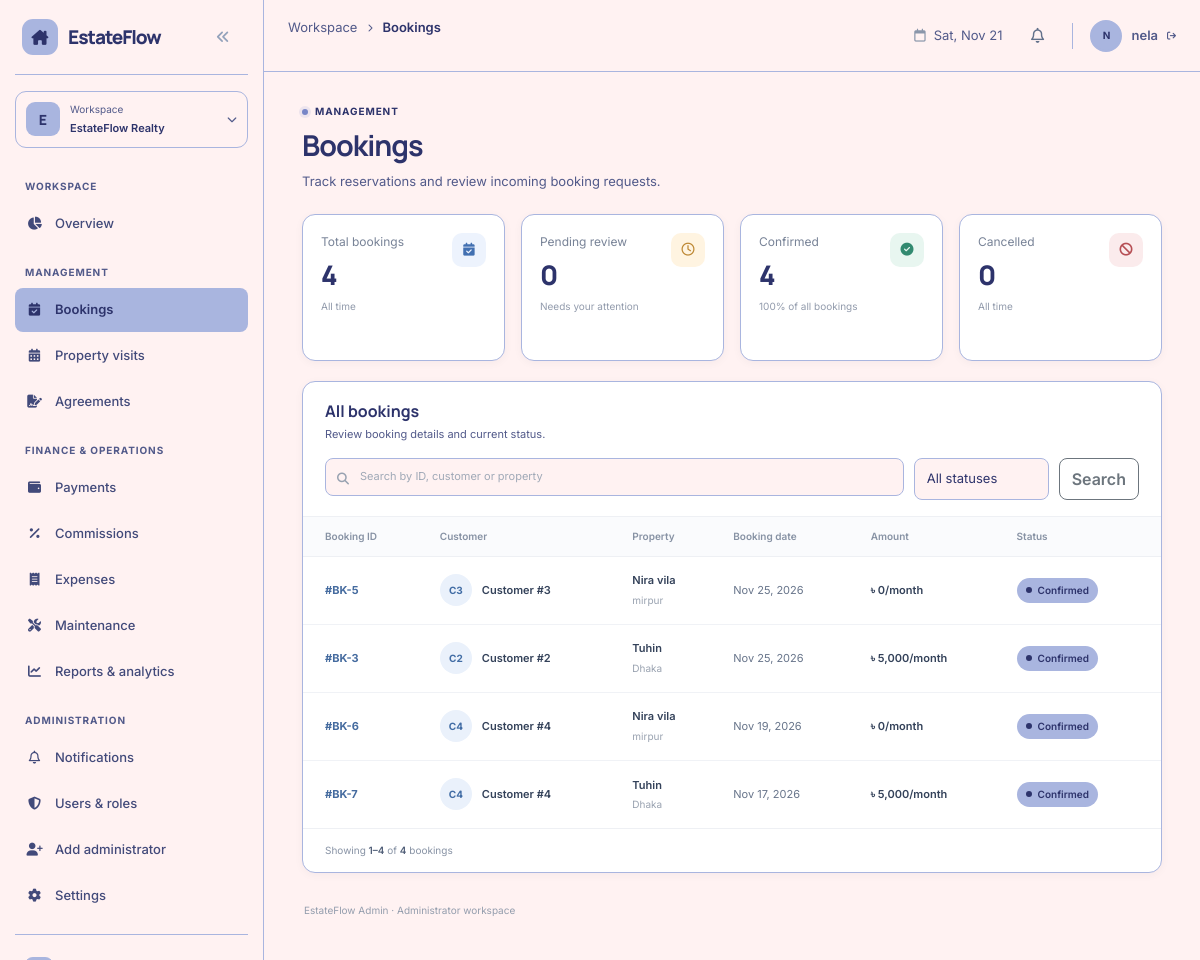
/backend/admin/bookings.php (signed in), run on the app's committed database.
### tables this page shows
CREATE TABLE `bookings` (
  `booking_id` bigint UNSIGNED NOT NULL,
  `property_id` bigint UNSIGNED NOT NULL,
  `customer_id` bigint UNSIGNED NOT NULL,
  `booking_date` datetime NOT NULL,
  `status` enum('pending','approved','cancelled') NOT NULL DEFAULT 'pending',
  `created_at` datetime NOT NULL DEFAULT CURRENT_TIMESTAMP
);

CREATE TABLE `properties` (
  `property_id` bigint UNSIGNED NOT NULL,
  `owner_id` bigint UNSIGNED NOT NULL,
  `title` varchar(100) NOT NULL,
  `property_type` enum('flat','land','commercial') NOT NULL,
  `address` varchar(255) NOT NULL,
  `area_sqft` decimal(10,2) DEFAULT NULL,
  `price` decimal(12,2) DEFAULT NULL,
  `monthly_rent` decimal(12,2) DEFAULT NULL,
  `flat_details` varchar(100) NOT NULL,
  `status` enum('available','sold','rented') NOT NULL DEFAULT 'available',
  `description` text,
  `created_at` datetime NOT NULL DEFAULT CURRENT_TIMESTAMP,
  `imagas` varchar(100) NOT NULL
);

### backend/admin/bookings.php (the view, shortened to what this page needs)
<?php
include_once __DIR__ . '/dbconfig.php';
$search       = trim($_GET['q'] ?? '');
$page         = max(1, (int)($_GET['page'] ?? 1));
$perPage      = 10;
$stats = ['total' => 0, 'pending' => 0, 'approved' => 0, 'cancelled' => 0];
$r = $conn->query("SELECT status, COUNT(*) AS c FROM bookings GROUP BY status");
while ($row = $r->fetch_assoc()) {
  $stats[$row['status']] = (int)$row['c'];
  $stats['total']       += (int)$row['c'];
}
$approvedPct = $stats['total'] > 0 ? round($stats['approved'] / $stats['total'] * 100) : 0;
$where  = [];
$params = [];
$types  = '';
$whereSql = $where ? ' WHERE ' . implode(' AND ', $where) : '';
$countSql = "SELECT COUNT(*) FROM bookings b
             LEFT JOIN properties p ON p.property_id = b.property_id" . $whereSql;
$stmt = $conn->prepare($countSql);
$stmt->execute();
$filtered   = (int)$stmt->get_result()->fetch_row()[0];
$totalPages = max(1, (int)ceil($filtered / $perPage));
$page       = min($page, $totalPages);
$offset     = ($page - 1) * $perPage;
$sql = "SELECT b.booking_id, b.customer_id, b.booking_date, b.status,
               p.title, p.address, p.price, p.monthly_rent
        FROM bookings b
        LEFT JOIN properties p ON p.property_id = b.property_id"
     . $whereSql . "
        ORDER BY b.booking_date DESC
        LIMIT ? OFFSET ?";
$stmt = $conn->prepare($sql);
$params2 = array_merge($params, [$perPage, $offset]);
$stmt->bind_param($types . 'ii', ...$params2);
$stmt->execute();
$bookings = $stmt->get_result();
$from = $filtered > 0 ? $offset + 1 : 0;
$to   = min($offset + $perPage, $filtered);
function statusClass($s) {
  return $s === 'approved' ? 'status-confirmed' : ($s === 'cancelled' ? 'status-cancelled' : 'status-pending');
}
function statusLabel($s) {
  return $s === 'approved' ? 'Confirmed' : ucfirst($s);
}
?>
<!doctype html>
<html lang="en">
<head>
  <link href="https://cdnjs.cloudflare.com/ajax/libs/font-awesome/6.5.2/css/all.min.css" rel="stylesheet">
  <link href="https://cdn.jsdelivr.net/npm/bootstrap@5.3.3/dist/css/bootstrap.min.css" rel="stylesheet">
  <link rel="stylesheet" href="../shared/assets/css/global.css">
  <link rel="stylesheet" href="assets/css/admin/dashboard.css">
  <link rel="stylesheet" href="assets/css/admin/bookings.css">
  <link rel="stylesheet" href="../shared/assets/css/palette.css">
</head>
<body class="admin-dashboard">
  <div class="admin-layout" id="admin-layout">
    <?php include __DIR__ . '/../shared/partials/admin_leftber.php'; ?>
    <div class="main-shell">
      <?php include __DIR__ . '/../shared/partials/header.php'; ?>
      <main class="dashboard-main" id="main-content">
        <section class="page-heading bookings-heading" aria-labelledby="bookings-title">
          <div>
            <p class="page-eyebrow"><span class="live-dot"></span> Management</p>
            <h1 id="bookings-title">Bookings</h1>
            <p class="page-subtitle">Track reservations and review incoming booking requests.</p>
          </div>
        </section>
        <section class="row g-3 booking-stats" aria-label="Booking summary">
          <div class="col-12 col-sm-6 col-xl-3">
            <article class="booking-stat-card">
              <span class="booking-stat-icon booking-stat-icon-blue"><i class="fa-solid fa-calendar-check" aria-hidden="true"></i></span>
              <p>Total bookings</p>
              <strong><?= $stats['total'] ?></strong>
              <small>All time</small>
            </article>
          </div>
          <div class="col-12 col-sm-6 col-xl-3">
            <article class="booking-stat-card">
              <span class="booking-stat-icon booking-stat-icon-amber"><i class="fa-regular fa-clock" aria-hidden="true"></i></span>
              <p>Pending review</p>
              <strong><?= $stats['pending'] ?></strong>
              <small>Needs your attention</small>
            </article>
          </div>
          <div class="col-12 col-sm-6 col-xl-3">
            <article class="booking-stat-card">
              <span class="booking-stat-icon booking-stat-icon-green"><i class="fa-solid fa-circle-check" aria-hidden="true"></i></span>
              <p>Confirmed</p>
              <strong><?= $stats['approved'] ?></strong>
              <small><?= $approvedPct ?>% of all bookings</small>
            </article>
          </div>
          <div class="col-12 col-sm-6 col-xl-3">
            <article class="booking-stat-card">
              <span class="booking-stat-icon booking-stat-icon-red"><i class="fa-solid fa-ban" aria-hidden="true"></i></span>
              <p>Cancelled</p>
              <strong><?= $stats['cancelled'] ?></strong>
              <small>All time</small>
            </article>
          </div>
        </section>
        <section class="booking-panel" aria-labelledby="booking-list-title">
          <div class="booking-panel-heading">
            <div>
              <h2 id="booking-list-title">All bookings</h2>
              <p>Review booking details and current status.</p>
            </div>
          </div>
          <form class="booking-toolbar" method="get" action="">
            <label class="booking-search" for="booking-search">
              <i class="fa-solid fa-magnifying-glass" aria-hidden="true"></i>
              <input id="booking-search" name="q" class="form-control" type="search" placeholder="Search by ID, customer or property" value="<?= htmlspecialchars($search) ?>">
            </label>
            <select class="form-select booking-filter" id="booking-status" name="status" onchange="this.form.submit()">
              <option value="">All statuses</option>
            </select>
            <button class="btn btn-outline-secondary" type="submit">Search</button>
          </form>
          <div class="table-responsive">
            <table class="table booking-table align-middle mb-0">
              <thead>
                <tr>
                  <th scope="col">Booking ID</th>
                  <th scope="col">Customer</th>
                  <th scope="col">Property</th>
                  <th scope="col">Booking date</th>
                  <th scope="col">Amount</th>
                  <th scope="col">Status</th>
                </tr>
              </thead>
              <tbody>
                <?php if ($bookings->num_rows > 0): ?>
                  <?php while ($b = $bookings->fetch_assoc()): ?>
                    <tr>
                      <td><span class="booking-id">#BK-<?= (int)$b['booking_id'] ?></span></td>
                      <td>
                        <div class="guest-cell">
                          <span class="guest-avatar guest-avatar-blue">C<?= (int)$b['customer_id'] ?></span>
                          <span><strong>Customer #<?= (int)$b['customer_id'] ?></strong></span>
                        </div>
                      </td>
                      <td>
                        <strong class="property-name"><?= htmlspecialchars($b['title'] ?? 'Property removed') ?></strong>
                        <small class="property-location"><?= htmlspecialchars($b['address'] ?? '') ?></small>
                      </td>
                      <td><?= htmlspecialchars(date('M d, Y', strtotime($b['booking_date']))) ?></td>
                      <td class="booking-amount">
                        <?php if ($b['monthly_rent'] !== null): ?>
                          ৳ <?= number_format($b['monthly_rent']) ?>/month
                        <?php elseif ($b['price'] !== null): ?>
                          ৳ <?= number_format($b['price']) ?>
                        <?php else: ?>
                          —
                        <?php endif; ?>
                      </td>
                      <td>
                        <span class="booking-status <?= statusClass($b['status']) ?>"><span></span><?= statusLabel($b['status']) ?></span>
                      </td>
                    </tr>
                  <?php endwhile; ?>
                <?php else: ?>
                  <tr><td colspan="6" class="text-center py-4">Kono booking pawa jayni.</td></tr>
                <?php endif; ?>
              </tbody>
            </table>
          </div>
          <div class="booking-table-footer">
            <span>Showing <strong><?= $from ?>–<?= $to ?></strong> of <strong><?= $filtered ?></strong> bookings</span>
          </div>
        </section>
        <footer class="bookings-footer">
          <span>EstateFlow Admin <span aria-hidden="true">·</span> Administrator workspace</span>
        </footer>
      </main>
    </div>
  </div>
</body>
</html>

### backend/shared/assets/css/global.css (style rules this page uses)
:root { color-scheme: light; --ef-cream: #fff2f2; --ef-cream-alt: #fff2f2; --ef-green-soft: #a9b5df; --ef-green: #2d336b; --ef-accent: #7886c7; --ef-navy-950: #2d336b; --ef-navy-900: #2d336b; --ef-navy-800: #2d336b; --ef-blue-700: #2d336b; --ef-blue-100: #a9b5df; --ef-teal-700: #2d336b; --ef-teal-100: #a9b5df; --ef-amber-700: #a76b13; --ef-amber-100: #fff3da; --ef-red-700: #b64e54; --ef-red-100: #fbebec; --ef-green-700: #2d336b; --ef-green-100: #a9b5df; --ef-ink: #2d336b; --ef-muted: #525a8a; --ef-border: #a9b5df; --ef-surface: #fff2f2; --ef-page: #fff2f2; --ef-sidebar-width: 264px; --ef-sidebar-collapsed-width: 78px; --ef-font-body: "Inter", "Segoe UI", Arial, sans-serif; --ef-font-heading: "Manrope", "Segoe UI", Arial, sans-serif; --ef-radius-sm: 8px; --ef-radius-md: 13px; --ef-radius-lg: 18px; --ef-shadow-card: 0 2px 12px rgb(45 51 107 / 4%); }
*, *::before, *::after { box-sizing: border-box; }
html { min-width: 320px; scroll-behavior: smooth; }
body { min-width: 320px; margin: 0; color: var(--ef-ink); background: var(--ef-page); font-family: var(--ef-font-body); font-size: 14px; -webkit-font-smoothing: antialiased; text-rendering: optimizeLegibility; }
button, input, select, textarea { color: inherit; font: inherit; }
button, select { cursor: pointer; }

### backend/admin/assets/css/admin/dashboard.css (style rules this page uses)
.admin-dashboard { --admin-shadow: 0 2px 10px rgb(22 37 63 / 4%); }
.admin-dashboard button { font-family: inherit; }
.admin-layout { min-height: 100vh; }
.main-shell { min-height: 100vh; margin-left: var(--ef-sidebar-width); transition: margin-left 220ms ease; }
.dashboard-main { width: min(100%, 1500px); margin-inline: auto; padding: 29px 36px 20px; }
.page-heading { display: flex; align-items: end; justify-content: space-between; gap: 24px; margin: 0 0 22px; }
.page-eyebrow { display: flex; align-items: center; gap: 7px; margin: 0 0 9px; color: var(--ef-blue-700); font-size: 10px; font-weight: 700; letter-spacing: .09em; text-transform: uppercase; }
.live-dot { width: 6px; height: 6px; border-radius: 50%; background: #7886c7; box-shadow: 0 0 0 3px rgb(120 134 199 / 13%); }
.page-heading h1 { margin: 0; color: var(--ef-navy-950); font-family: var(--ef-font-heading); font-size: clamp(24px, 2.5vw, 31px); font-weight: 700; letter-spacing: -.055em; line-height: 1.2; }
.page-subtitle { margin: 8px 0 0; color: var(--ef-muted); font-size: 12px; }
.status-confirmed { color: #2d336b; background: #a9b5df; }
@media (max-width: 1200px) { .topbar, .dashboard-main { padding-right: 24px; padding-left: 24px; } }
.admin-dashboard { background: #f3f6fa; }
.admin-dashboard .dashboard-main { padding: 32px 38px 30px; }
.admin-dashboard .page-heading h1 { font-size: clamp(24px, 2.4vw, 30px); letter-spacing: -.035em; }
.admin-dashboard .page-subtitle { font-size: 13px; line-height: 1.65; }
.admin-dashboard .btn { min-height: 40px; border-radius: 8px; font-weight: 600; }
.admin-dashboard .form-control, .admin-dashboard .form-select { min-height: 42px; border-color: var(--ef-border); border-radius: 8px; font-size: 13px; }

### backend/shared/assets/css/palette.css (style rules this page uses)
:root { color-scheme: light; --ef-cream: #fff2f2; --ef-cream-alt: #fff2f2; --ef-green-soft: #a9b5df; --ef-green: #2d336b; --ef-accent: #7886c7; --ef-ink: #2d336b; --ef-muted: #525a8a; --ef-border: #a9b5df; --ef-surface: #fff2f2; --ef-page: #fff2f2; --ef-blue-700: #2d336b; --ef-blue-100: #a9b5df; --ef-teal-700: #2d336b; --ef-teal-100: #a9b5df; --ef-navy-950: #2d336b; --ef-navy-900: #2d336b; --ef-navy-800: #2d336b; }
.admin-dashboard { color: var(--ef-ink); background: var(--ef-page); }
.admin-dashboard .dashboard-main { background: var(--ef-page); }
.admin-dashboard .status-confirmed { color: var(--ef-ink); background: var(--ef-green-soft); }
.admin-dashboard .form-control, .admin-dashboard .form-select, .admin-dashboard .form-field input, .admin-dashboard .form-field select, .admin-dashboard .form-field textarea { border-color: var(--ef-border); color: var(--ef-ink); background: var(--ef-cream); }

### data on the page
bookings: booking_id "5", customer "3", property.title "Nira vila", property.address "mirpur", booking_date "Nov 25, 2026", property.monthly_rent "0", status "Confirmed"
bookings: booking_id "3", customer "2", property.title "Tuhin", property.address "Dhaka", booking_date "Nov 25, 2026", property.monthly_rent "5,000", status "Confirmed"
bookings: booking_id "6", customer "4", property.title "Nira vila", property.address "mirpur", booking_date "Nov 19, 2026", property.monthly_rent "0", status "Confirmed"
bookings: booking_id "7", customer "4", property.title "Tuhin", property.address "Dhaka", booking_date "Nov 17, 2026", property.monthly_rent "5,000", status "Confirmed"

### other printed values
$adminPageTitle "Bookings"
$adminInitial "N"
$adminName "nela"
$stats['total'] "4"
$stats['pending'] "0"
$stats['approved'] "4"
$approvedPct "100"
$stats['cancelled'] "0"
$from "1"
$to "4"
$filtered "4"
